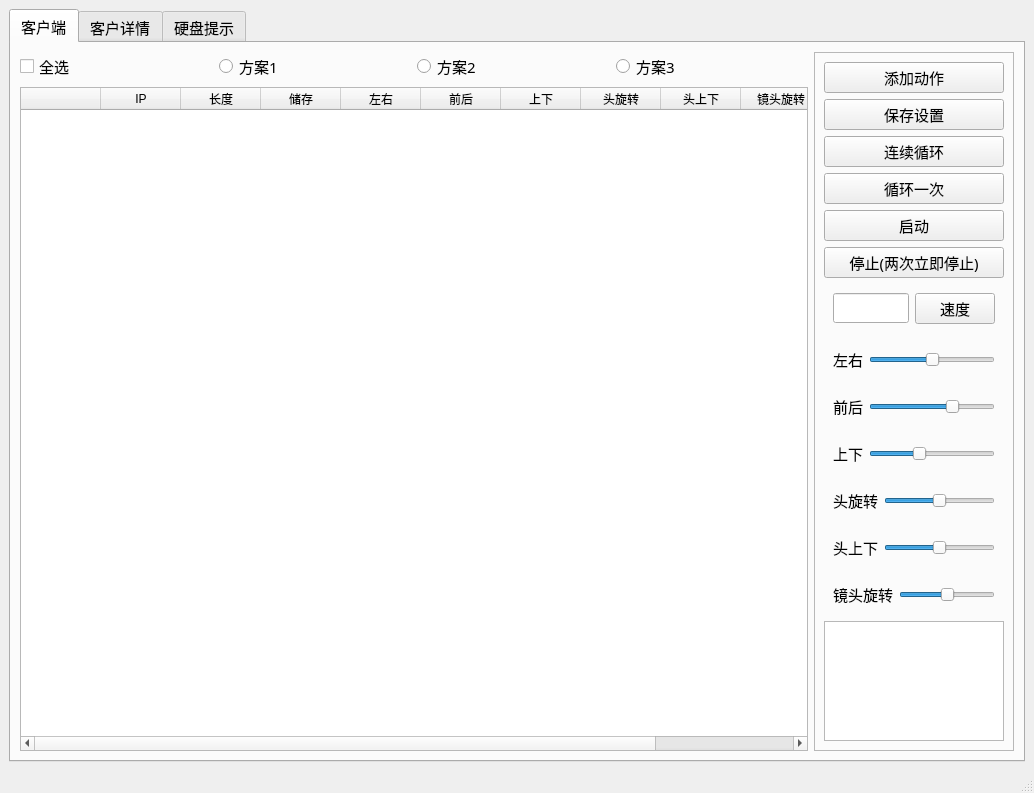
<?xml version="1.0" encoding="UTF-8"?>
<ui version="4.0">
 <class>MainWindow</class>
 <widget class="QMainWindow" name="MainWindow">
  <property name="geometry">
   <rect>
    <x>0</x>
    <y>0</y>
    <width>1034</width>
    <height>793</height>
   </rect>
  </property>
  <property name="windowTitle">
   <string>机械臂管理器</string>
  </property>
  <widget class="QWidget" name="centralwidget">
   <layout class="QGridLayout" name="gridLayout_2">
    <item row="0" column="0">
     <layout class="QGridLayout" name="gridLayout">
      <item row="0" column="0">
       <widget class="QTabWidget" name="tabWidget">
        <property name="font">
         <font>
          <family>微软雅黑</family>
          <pointsize>11</pointsize>
         </font>
        </property>
        <property name="currentIndex">
         <number>0</number>
        </property>
        <widget class="QWidget" name="tab_3">
         <attribute name="title">
          <string>客户端</string>
         </attribute>
         <layout class="QGridLayout" name="gridLayout_3">
          <item row="0" column="0">
           <widget class="QCheckBox" name="checkBox_selectall">
            <property name="text">
             <string>全选</string>
            </property>
           </widget>
          </item>
          <item row="0" column="1">
           <widget class="QRadioButton" name="radioButton_1">
            <property name="text">
             <string>方案1</string>
            </property>
           </widget>
          </item>
          <item row="0" column="2">
           <widget class="QRadioButton" name="radioButton_2">
            <property name="text">
             <string>方案2</string>
            </property>
           </widget>
          </item>
          <item row="0" column="3">
           <widget class="QRadioButton" name="radioButton_3">
            <property name="text">
             <string>方案3</string>
            </property>
           </widget>
          </item>
          <item row="0" column="4" rowspan="2">
           <widget class="QFrame" name="frame_2">
            <property name="minimumSize">
             <size>
              <width>150</width>
              <height>0</height>
             </size>
            </property>
            <property name="maximumSize">
             <size>
              <width>200</width>
              <height>16777215</height>
             </size>
            </property>
            <property name="frameShape">
             <enum>QFrame::StyledPanel</enum>
            </property>
            <property name="frameShadow">
             <enum>QFrame::Raised</enum>
            </property>
            <layout class="QGridLayout" name="gridLayout_10">
             <item row="15" column="0">
              <widget class="QWidget" name="widget_7" native="true">
               <layout class="QGridLayout" name="gridLayout_14">
                <item row="0" column="0">
                 <widget class="QLabel" name="label_16">
                  <property name="text">
                   <string>头上下</string>
                  </property>
                 </widget>
                </item>
                <item row="0" column="1">
                 <widget class="QSlider" name="Slider_HeadUpDown">
                  <property name="minimum">
                   <number>-115</number>
                  </property>
                  <property name="maximum">
                   <number>115</number>
                  </property>
                  <property name="orientation">
                   <enum>Qt::Horizontal</enum>
                  </property>
                 </widget>
                </item>
               </layout>
              </widget>
             </item>
             <item row="11" column="0">
              <widget class="QWidget" name="widget_4" native="true">
               <layout class="QGridLayout" name="gridLayout_11">
                <item row="0" column="0">
                 <widget class="QLabel" name="label_13">
                  <property name="text">
                   <string>前后</string>
                  </property>
                 </widget>
                </item>
                <item row="0" column="1">
                 <widget class="QSlider" name="Slider_FrontBack">
                  <property name="minimum">
                   <number>-140</number>
                  </property>
                  <property name="maximum">
                   <number>65</number>
                  </property>
                  <property name="singleStep">
                   <number>1</number>
                  </property>
                  <property name="pageStep">
                   <number>5</number>
                  </property>
                  <property name="value">
                   <number>0</number>
                  </property>
                  <property name="sliderPosition">
                   <number>0</number>
                  </property>
                  <property name="orientation">
                   <enum>Qt::Horizontal</enum>
                  </property>
                 </widget>
                </item>
               </layout>
              </widget>
             </item>
             <item row="16" column="0">
              <widget class="QWidget" name="widget_8" native="true">
               <layout class="QGridLayout" name="gridLayout_15">
                <item row="0" column="0">
                 <widget class="QLabel" name="label_17">
                  <property name="text">
                   <string>镜头旋转</string>
                  </property>
                 </widget>
                </item>
                <item row="0" column="1">
                 <widget class="QSlider" name="Slider_lensRotate">
                  <property name="minimum">
                   <number>-360</number>
                  </property>
                  <property name="maximum">
                   <number>360</number>
                  </property>
                  <property name="orientation">
                   <enum>Qt::Horizontal</enum>
                  </property>
                 </widget>
                </item>
               </layout>
              </widget>
             </item>
             <item row="6" column="0">
              <widget class="QPushButton" name="pushButton_start">
               <property name="text">
                <string>启动</string>
               </property>
              </widget>
             </item>
             <item row="3" column="0">
              <widget class="QPushButton" name="pushButton_save">
               <property name="text">
                <string>保存设置</string>
               </property>
              </widget>
             </item>
             <item row="9" column="0">
              <widget class="QWidget" name="widget_3" native="true">
               <layout class="QGridLayout" name="gridLayout_7">
                <item row="0" column="0">
                 <widget class="QLabel" name="label_12">
                  <property name="text">
                   <string>左右</string>
                  </property>
                 </widget>
                </item>
                <item row="0" column="1">
                 <widget class="QSlider" name="Slider_RightLeft">
                  <property name="minimum">
                   <number>-155</number>
                  </property>
                  <property name="maximum">
                   <number>155</number>
                  </property>
                  <property name="value">
                   <number>0</number>
                  </property>
                  <property name="orientation">
                   <enum>Qt::Horizontal</enum>
                  </property>
                 </widget>
                </item>
               </layout>
              </widget>
             </item>
             <item row="13" column="0">
              <widget class="QWidget" name="widget_6" native="true">
               <layout class="QGridLayout" name="gridLayout_13">
                <item row="0" column="0">
                 <widget class="QLabel" name="label_15">
                  <property name="text">
                   <string>头旋转</string>
                  </property>
                 </widget>
                </item>
                <item row="0" column="1">
                 <widget class="QSlider" name="Slider_HeadRotate">
                  <property name="minimum">
                   <number>-180</number>
                  </property>
                  <property name="maximum">
                   <number>180</number>
                  </property>
                  <property name="orientation">
                   <enum>Qt::Horizontal</enum>
                  </property>
                 </widget>
                </item>
               </layout>
              </widget>
             </item>
             <item row="12" column="0">
              <widget class="QWidget" name="widget_5" native="true">
               <layout class="QGridLayout" name="gridLayout_12">
                <item row="0" column="0">
                 <widget class="QLabel" name="label_14">
                  <property name="text">
                   <string>上下</string>
                  </property>
                 </widget>
                </item>
                <item row="0" column="1">
                 <widget class="QSlider" name="Slider_UpDown">
                  <property name="minimum">
                   <number>-70</number>
                  </property>
                  <property name="maximum">
                   <number>110</number>
                  </property>
                  <property name="value">
                   <number>0</number>
                  </property>
                  <property name="sliderPosition">
                   <number>0</number>
                  </property>
                  <property name="orientation">
                   <enum>Qt::Horizontal</enum>
                  </property>
                 </widget>
                </item>
               </layout>
              </widget>
             </item>
             <item row="4" column="0">
              <widget class="QPushButton" name="pushButton_update">
               <property name="text">
                <string>连续循环</string>
               </property>
              </widget>
             </item>
             <item row="8" column="0">
              <widget class="QWidget" name="widget_9" native="true">
               <layout class="QGridLayout" name="gridLayout_5">
                <item row="0" column="1">
                 <widget class="QPushButton" name="pushButton_speed">
                  <property name="text">
                   <string>速度</string>
                  </property>
                 </widget>
                </item>
                <item row="0" column="0">
                 <widget class="QLineEdit" name="lineEdit_speed"/>
                </item>
               </layout>
              </widget>
             </item>
             <item row="7" column="0">
              <widget class="QPushButton" name="pushButton_stop">
               <property name="text">
                <string>停止(两次立即停止)</string>
               </property>
              </widget>
             </item>
             <item row="2" column="0">
              <widget class="QPushButton" name="pushButton_add">
               <property name="text">
                <string>添加动作</string>
               </property>
              </widget>
             </item>
             <item row="21" column="0">
              <widget class="QTextBrowser" name="textBrowser_msg"/>
             </item>
             <item row="5" column="0">
              <widget class="QPushButton" name="pushButton_once">
               <property name="text">
                <string>循环一次</string>
               </property>
              </widget>
             </item>
            </layout>
           </widget>
          </item>
          <item row="1" column="0" colspan="4">
           <widget class="QTableWidget" name="tableWidget">
            <property name="selectionBehavior">
             <enum>QAbstractItemView::SelectRows</enum>
            </property>
            <attribute name="horizontalHeaderDefaultSectionSize">
             <number>80</number>
            </attribute>
            <attribute name="horizontalHeaderStretchLastSection">
             <bool>true</bool>
            </attribute>
            <column>
             <property name="text">
              <string/>
             </property>
            </column>
            <column>
             <property name="text">
              <string>IP</string>
             </property>
            </column>
            <column>
             <property name="text">
              <string>长度</string>
             </property>
            </column>
            <column>
             <property name="text">
              <string>储存</string>
             </property>
            </column>
            <column>
             <property name="text">
              <string>左右</string>
             </property>
            </column>
            <column>
             <property name="text">
              <string>前后</string>
             </property>
            </column>
            <column>
             <property name="text">
              <string>上下</string>
             </property>
            </column>
            <column>
             <property name="text">
              <string>头旋转</string>
             </property>
            </column>
            <column>
             <property name="text">
              <string>头上下</string>
             </property>
            </column>
            <column>
             <property name="text">
              <string>镜头旋转</string>
             </property>
            </column>
            <column>
             <property name="text">
              <string>延迟</string>
             </property>
            </column>
           </widget>
          </item>
         </layout>
        </widget>
        <widget class="QWidget" name="tab">
         <attribute name="title">
          <string>客户详情</string>
         </attribute>
         <layout class="QGridLayout" name="gridLayout_6">
          <item row="0" column="0">
           <widget class="QTextBrowser" name="textBrowser"/>
          </item>
         </layout>
        </widget>
        <widget class="QWidget" name="tab_2">
         <attribute name="title">
          <string>硬盘提示</string>
         </attribute>
         <layout class="QGridLayout" name="gridLayout_4"/>
        </widget>
       </widget>
      </item>
     </layout>
    </item>
   </layout>
  </widget>
  <widget class="QStatusBar" name="statusbar"/>
 </widget>
 <resources/>
 <connections/>
</ui>
